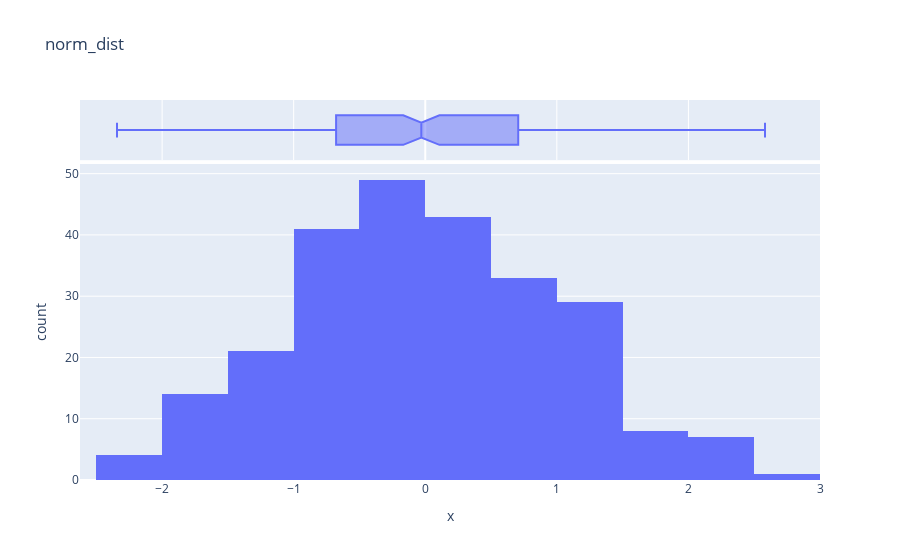

Write notebook code for a chart like this one.
### Code cell
import plotly.express as px

fig = px.histogram(norm_dist, x=norm_dist, title='norm_dist', marginal='box')
fig.show()

### Figure 1 — Plotly figure (JSON) as saved in the notebook; plotly's stock layout.template omitted (floating-point values rounded to 4 significant figures; data arrays with more than 128 entries replaced by an {"elided": "..."} marker saying what was removed)
{"data": [{"alignmentgroup": "True", "bingroup": "x", "hovertemplate": "x=%{x}<br>count=%{y}<extra></extra>", "legendgroup": "", "marker": {"color": "#636efa", "pattern": {"shape": ""}}, "name": "", "offsetgroup": "", "orientation": "v", "showlegend": false, "type": "histogram", "x": {"elided": "250 float values"}, "xaxis": "x", "yaxis": "y"}, {"alignmentgroup": "True", "hovertemplate": "x=%{x}<extra></extra>", "legendgroup": "", "marker": {"color": "#636efa"}, "name": "", "notched": true, "offsetgroup": "", "showlegend": false, "type": "box", "x": {"elided": "250 float values"}, "xaxis": "x2", "yaxis": "y2"}], "layout": {"barmode": "relative", "legend": {"tracegroupgap": 0}, "title": {"text": "norm_dist"}, "xaxis": {"anchor": "y", "domain": [0, 1], "title": {"text": "x"}}, "xaxis2": {"anchor": "y2", "domain": [0, 1], "matches": "x", "showgrid": true, "showticklabels": false}, "yaxis": {"anchor": "x", "domain": [0, 0.8316], "title": {"text": "count"}}, "yaxis2": {"anchor": "x2", "domain": [0.8416, 1], "matches": "y2", "showgrid": false, "showline": false, "showticklabels": false, "ticks": ""}}}
